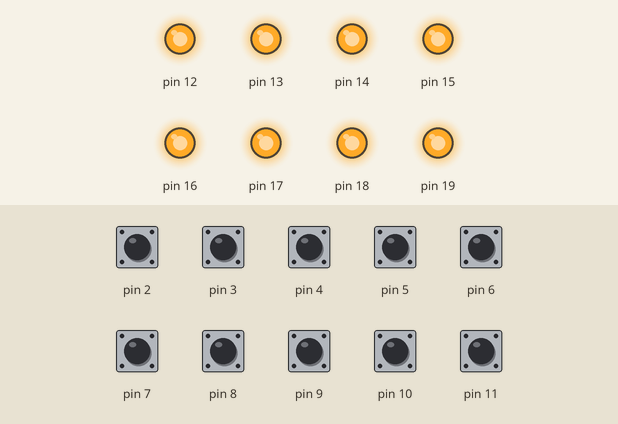
This sketch was run on a simulated Arduino Uno, built with avr-gcc and run on an emulated ATmega328P. On the bench: output pins drawn as LEDs (lit = HIGH). Inputs (shaded band) come from the test bench; at power-on: pin 2–11 HIGH.

Above: at 1.2 s.
1.3 s: pin 2 pulled LOW for 0.15 s
At 2.3 s:
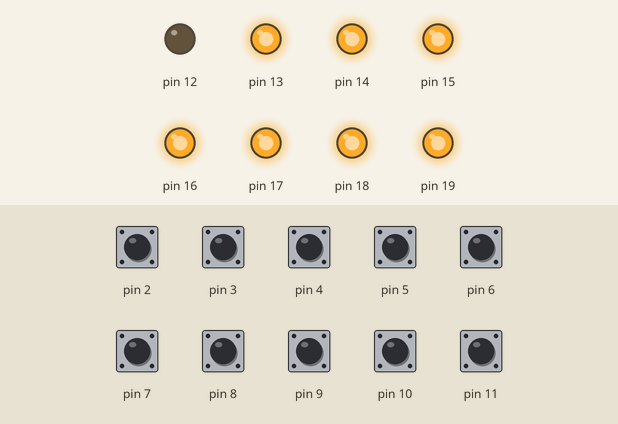
2.9 s: pin 3 pulled LOW for 0.15 s
At 3.5 s:
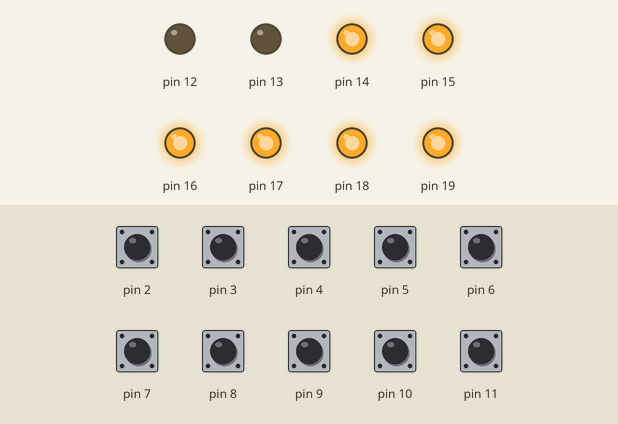
4.5 s: pin 4 pulled LOW for 0.15 s
At 5.7 s:
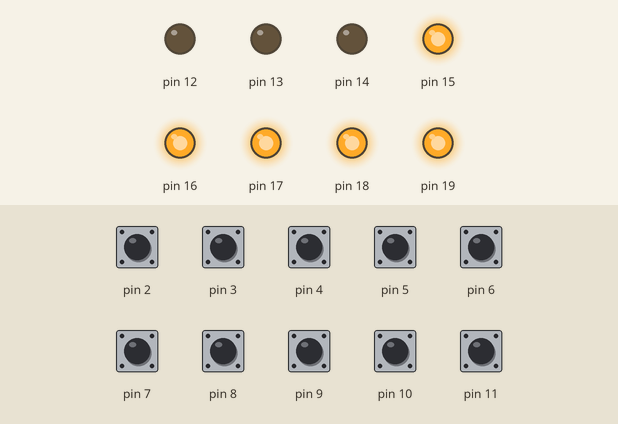
6.1 s: pin 5 pulled LOW for 0.15 s
At 7.1 s:
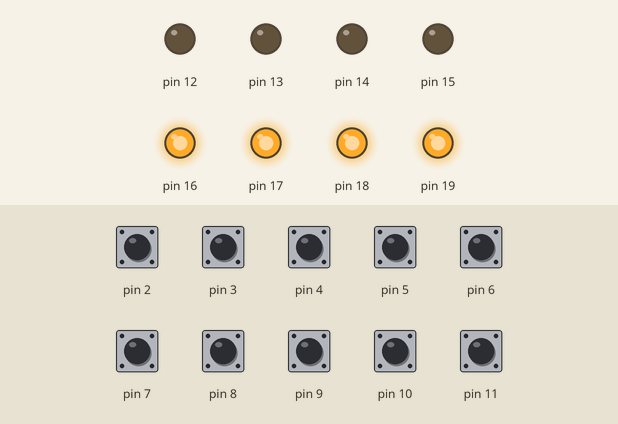
7.7 s: pin 6 pulled LOW for 0.15 s
At 8.4 s:
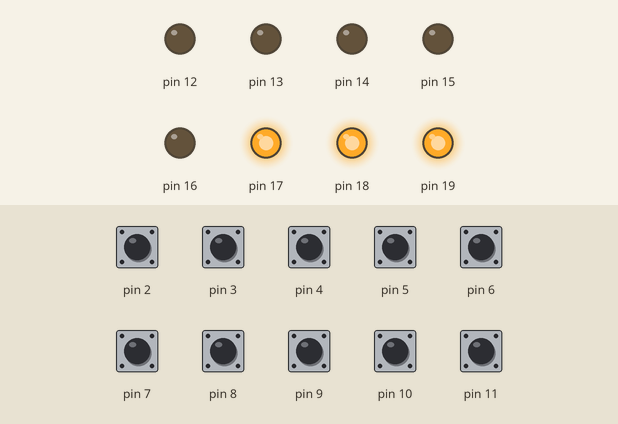
9.3 s: pin 7 pulled LOW for 0.15 s
At 10.7 s:
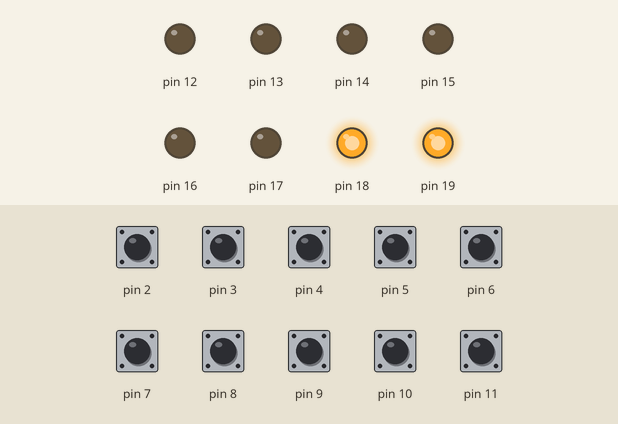
Timing chart, 0 to 11.9 s (numbered marks = the images above; inputs shaded):
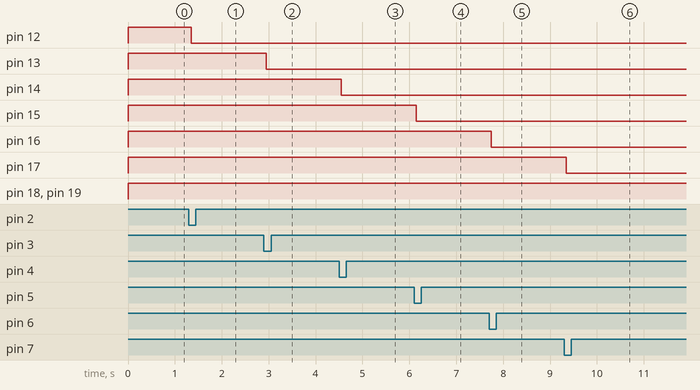

The sketch:

smart-switches.ino
```cpp
unsigned long debounceDelay = 50;

unsigned long lastDebounceTime0 = 0;
unsigned long lastDebounceTime1 = 0;
unsigned long lastDebounceTime2 = 0;
unsigned long lastDebounceTime3 = 0;
unsigned long lastDebounceTime4 = 0;
unsigned long lastDebounceTime5 = 0;
unsigned long lastDebounceTime6 = 0;
unsigned long lastDebounceTime7 = 0;
unsigned long lastDebounceTime8 = 0;
unsigned long lastDebounceTime9 = 0;

int switchState0 = HIGH;
int switchState1 = HIGH;
int switchState2 = HIGH;
int switchState3 = HIGH;
int switchState4 = HIGH;
int switchState5 = HIGH;
int switchState6 = HIGH;
int switchState7 = HIGH;
int switchState8 = HIGH;
int switchState9 = HIGH;

bool switchDone0 = false;
bool switchDone1 = false;
bool switchDone2 = false;
bool switchDone3 = false;
bool switchDone4 = false;
bool switchDone5 = false;
bool switchDone6 = false;
bool switchDone7 = false;
bool switchDone8 = false;
bool switchDone9 = false;

int relayState0 = HIGH;
int relayState1 = HIGH;
int relayState2 = HIGH;
int relayState3 = HIGH;
int relayState4 = HIGH;
int relayState5 = HIGH;
int relayState6 = HIGH;
int relayState7 = HIGH;

void setup() {
  Serial.begin(9600);

  // switches
  pinMode(2, INPUT_PULLUP);
  pinMode(3, INPUT_PULLUP);
  pinMode(4, INPUT_PULLUP);
  pinMode(5, INPUT_PULLUP);
  pinMode(6, INPUT_PULLUP);
  pinMode(7, INPUT_PULLUP);
  pinMode(8, INPUT_PULLUP);
  pinMode(9, INPUT_PULLUP);
  pinMode(10, INPUT_PULLUP);
  pinMode(11, INPUT_PULLUP);

  // relays
  pinMode(12, OUTPUT);
  pinMode(13, OUTPUT);
  pinMode(14, OUTPUT);
  pinMode(15, OUTPUT);
  pinMode(16, OUTPUT);
  pinMode(17, OUTPUT);
  pinMode(18, OUTPUT);
  pinMode(19, OUTPUT);

}

void loop() {

  int reading = digitalRead(2);
  if (reading != switchState0) {
    lastDebounceTime0 = millis();
    switchState0 = reading;
  }
  if ((millis() - lastDebounceTime0) > debounceDelay) {
      if (reading == LOW && switchDone0 == false) {
        relayState0 = !relayState0;
        switchDone0 = true;
      }
      if (reading == HIGH) {
        switchDone0 = false;
      }
  }

  reading = digitalRead(3);
  if (reading != switchState1) {
    lastDebounceTime1 = millis();
    switchState1 = reading;
  }
  if ((millis() - lastDebounceTime1) > debounceDelay) {
      if (reading == LOW && switchDone1 == false) {
        relayState1 = !relayState1;
        switchDone1 = true;
      }
      if (reading == HIGH) {
        switchDone1 = false;
      }
  }

  reading = digitalRead(4);
  if (reading != switchState2) {
    lastDebounceTime2 = millis();
    switchState2 = reading;
  }
  if ((millis() - lastDebounceTime2) > debounceDelay) {
      if (reading == LOW && switchDone2 == false) {
        relayState2 = !relayState2;
        switchDone2 = true;
      }
      if (reading == HIGH) {
        switchDone2 = false;
      }
  }

  reading = digitalRead(5);
  if (reading != switchState3) {
    lastDebounceTime3 = millis();
    switchState3 = reading;
  }
  if ((millis() - lastDebounceTime3) > debounceDelay) {
      if (reading == LOW && switchDone3 == false) {
        relayState3 = !relayState3;
        switchDone3 = true;
      }
      if (reading == HIGH) {
        switchDone3 = false;
      }
  }

  reading = digitalRead(6);
  if (reading != switchState4) {
    lastDebounceTime4 = millis();
    switchState4 = reading;
  }
  if ((millis() - lastDebounceTime4) > debounceDelay) {
      if (reading == LOW && switchDone4 == false) {
        relayState4 = !relayState4;
        switchDone4 = true;
      }
      if (reading == HIGH) {
        switchDone4 = false;
      }
  }

  reading = digitalRead(7);
  if (reading != switchState5) {
    lastDebounceTime5 = millis();
    switchState5 = reading;
  }
  if ((millis() - lastDebounceTime5) > debounceDelay) {
      if (reading == LOW && switchDone5 == false) {
        relayState5 = !relayState5;
        switchDone5 = true;
      }
      if (reading == HIGH) {
        switchDone5 = false;
      }
  }

  reading = digitalRead(8);
  if (reading != switchState6) {
    lastDebounceTime6 = millis();
    switchState6 = reading;
  }
  if ((millis() - lastDebounceTime6) > debounceDelay) {
      if (reading == LOW && switchDone6 == false) {
        relayState6 = !relayState6;
        switchDone6 = true;
      }
      if (reading == HIGH) {
        switchDone6 = false;
      }
  }

  reading = digitalRead(9);
  if (reading != switchState7) {
    lastDebounceTime7 = millis();
    switchState7 = reading;
  }
  if ((millis() - lastDebounceTime7) > debounceDelay) {
      if (reading == LOW && switchDone7 == false) {
        relayState7 = !relayState7;
        switchDone7 = true;
      }
      if (reading == HIGH) {
        switchDone7 = false;
      }
  }

  reading = digitalRead(10);
  if (reading != switchState8) {
    lastDebounceTime8 = millis();
    switchState8 = reading;
  }
  if ((millis() - lastDebounceTime8) > debounceDelay) {
      if (reading == LOW && switchDone8 == false) {
        relayState7 = !relayState7;
        switchDone8 = true;
      }
      if (reading == HIGH) {
        switchDone8 = false;
      }
  }

  reading = digitalRead(11);
  if (reading != switchState9) {
    lastDebounceTime9 = millis();
    switchState9 = reading;
  }
  if ((millis() - lastDebounceTime9) > debounceDelay) {
      if (reading == LOW && switchDone9 == false) {
        relayState7 = !relayState7;
        switchDone9 = true;
      }
      if (reading == HIGH) {
        switchDone9 = false;
      }
  }

  digitalWrite(12, relayState0);
  digitalWrite(13, relayState1);
  digitalWrite(14, relayState2);
  digitalWrite(15, relayState3);
  digitalWrite(16, relayState4);
  digitalWrite(17, relayState5);
  digitalWrite(18, relayState6);
  digitalWrite(19, relayState7);
}
```

Measured:
- after the input at 1.3 s, pin 12: HIGH → LOW after 0.05 s
- after the input at 2.9 s, pin 13: HIGH → LOW after 0.05 s
- after the input at 4.5 s, pin 14: HIGH → LOW after 0.05 s
- after the input at 6.1 s, pin 15: HIGH → LOW after 0.05 s
- after the input at 7.7 s, pin 16: HIGH → LOW after 0.05 s
- after the input at 9.3 s, pin 17: HIGH → LOW after 0.05 s
